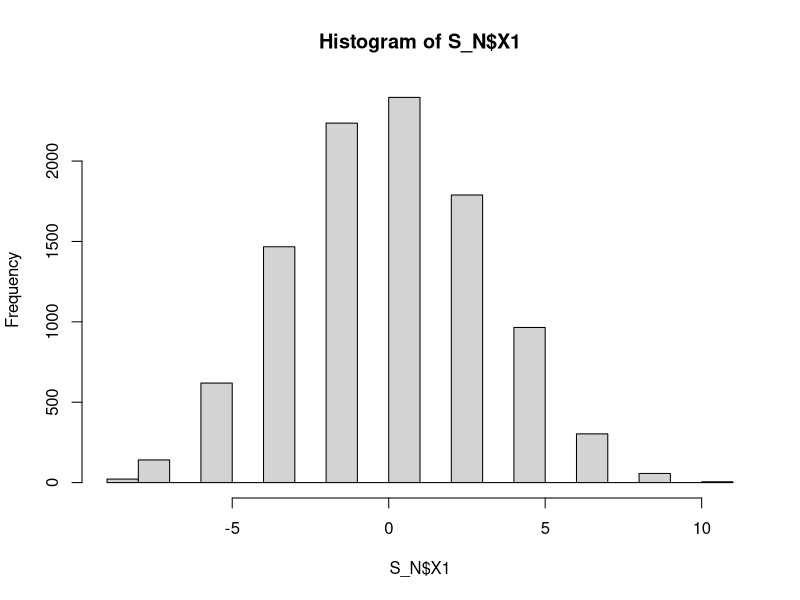
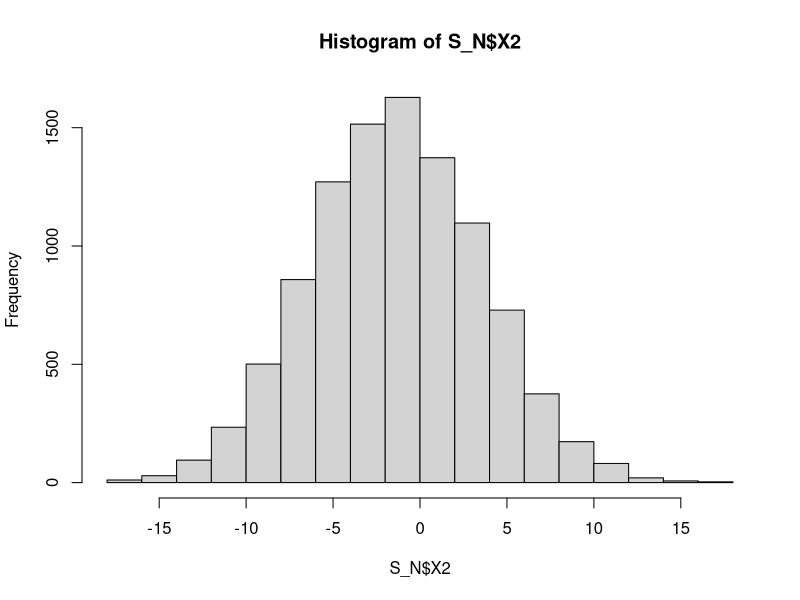
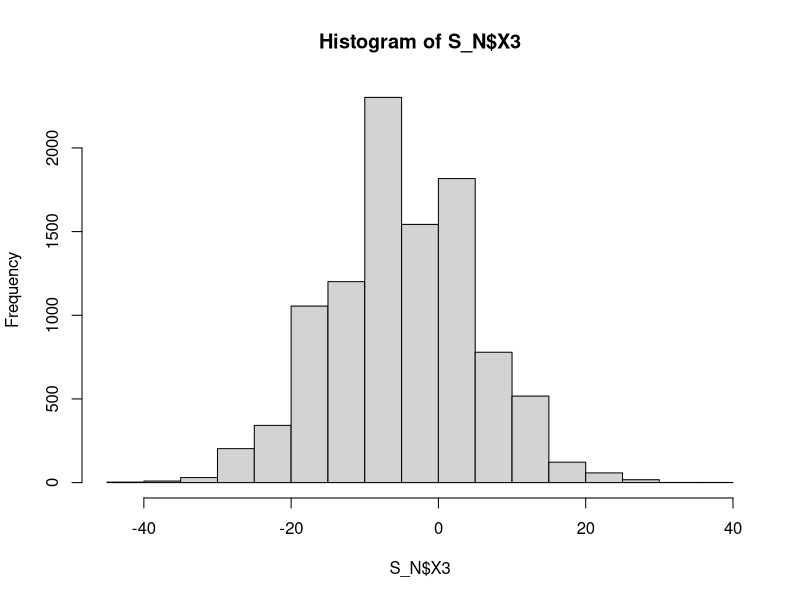
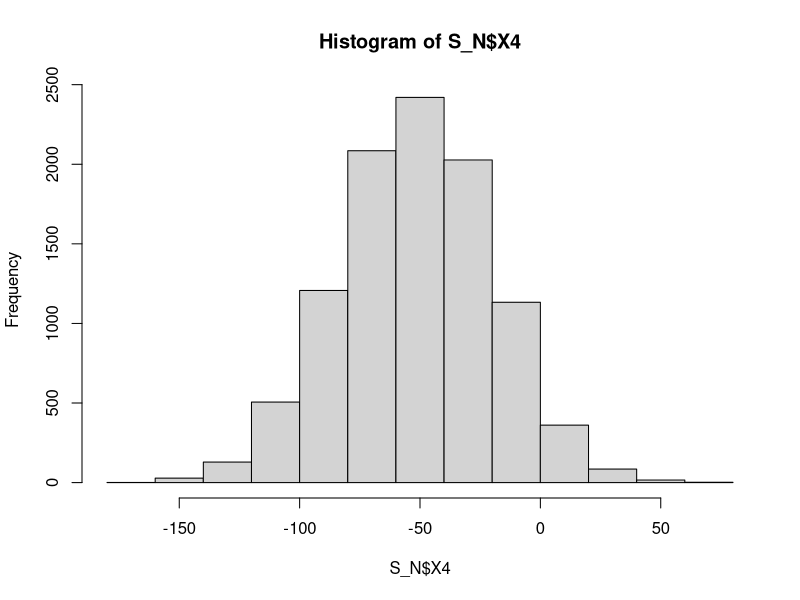
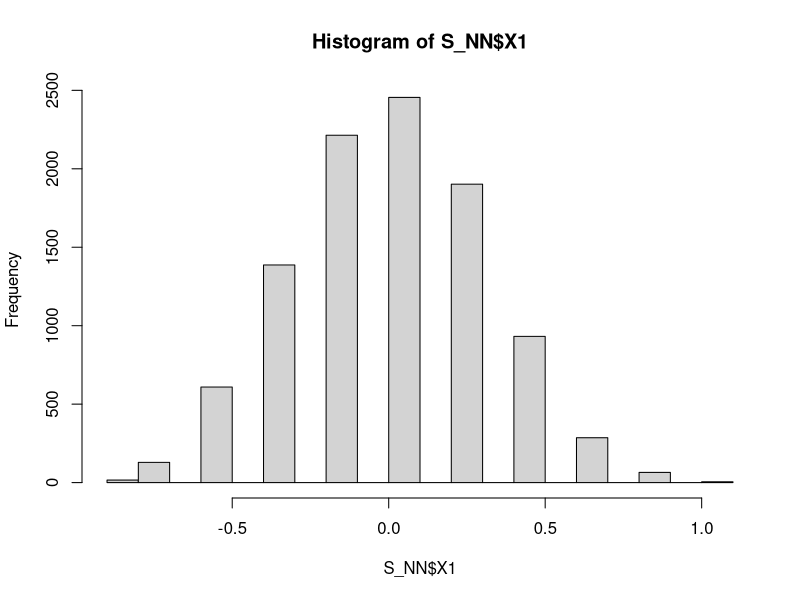
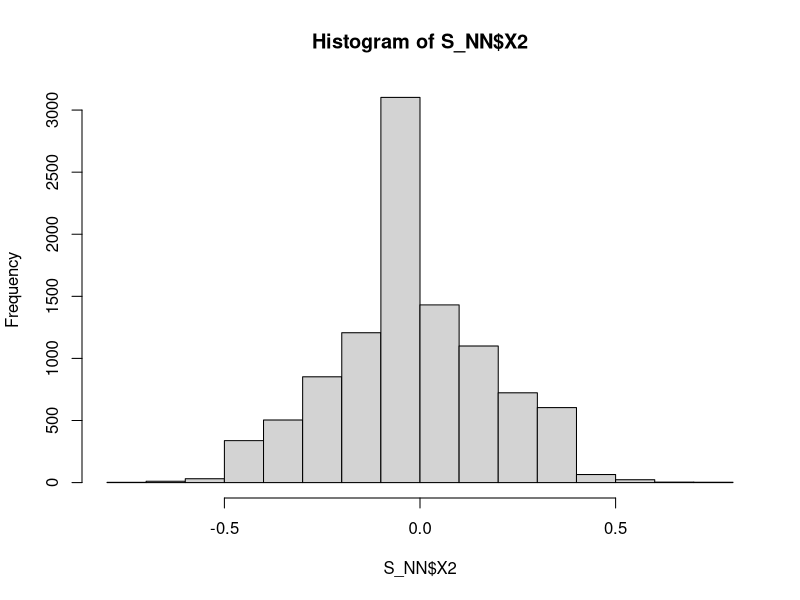
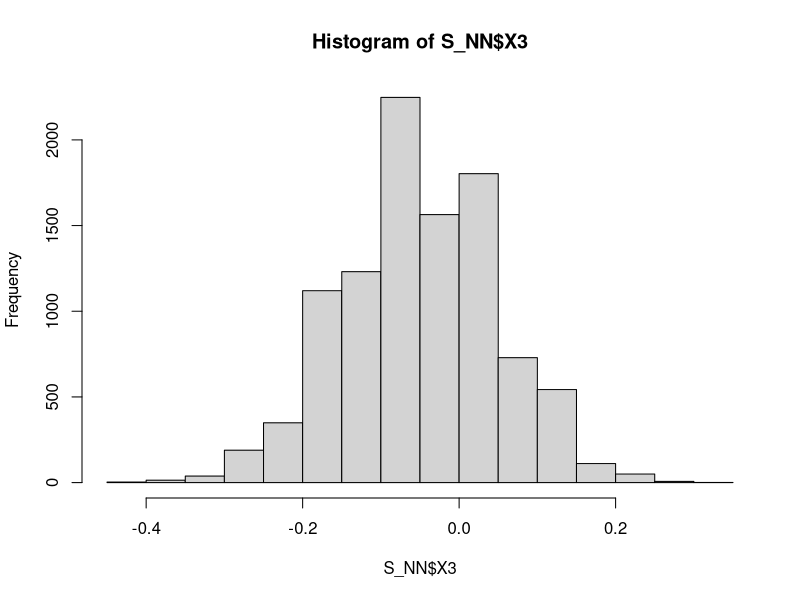
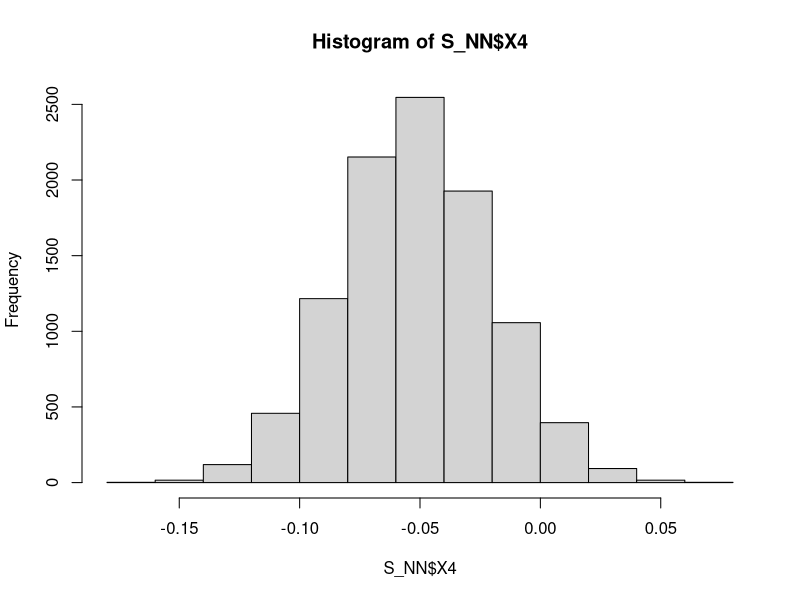

These figures' R source, in order:
## ---- chunk 1
roullete<-rep(c("black","red","green"),times=c(18,18,2))
get_outcome<-function(n){
  spots<-sample(roullete,n,replace=TRUE)
  N=1
  for (i in 1:length(spots)){
  if (spots[i]=="black"){
   N=N+1
  }
  else {
   N=N-1
  }
  }
  return(N)
}
get_outcome(10)
## ---- chunk 2
n<-c(10,25,100,1000)
winning<-function(n){
  replicate(10000, get_outcome(n))
} 
s_n<-sapply(n,winning)
S_N<-data.frame(s_n)
hist(S_N$X1)
hist(S_N$X2)
hist(S_N$X3)
hist(S_N$X4)

average <-function(n){
  replicate(10000, get_outcome(n)/n)
} 
s_nn<-sapply(n,average)
S_NN<-data.frame(s_nn)
hist(S_NN$X1)
hist(S_NN$X2)
hist(S_NN$X3)
hist(S_NN$X4)
## ---- chunk 3
play25<-replicate(10000, get_outcome(25))
tab <- table(play25>0)
prop.table(tab)
## ---- chunk 4
casinoloss<-function(n){
  rep<-replicate(10000, get_outcome(n))
  x<-as.numeric(rep>0)
  mean(x)
} 

casinolossp<-sapply(n,casinoloss)
library("ggplot2")
qplot(x=n,y=casinolossp,geom="point")

## ---- chunk 5
default<-rep(c("no","yes"),times=c(98,2))
loss<-function(n){
  foreclosure<-sample(default,n,replace=TRUE)
  y<-as.numeric(foreclosure=="yes")
  z<-120000*sum(y)
  return(z)
}
loss(1000)

## ---- chunk 6
for_rep<-replicate(10000,loss(1000))
summary(for_rep)
hist(for_rep)

## ---- chunk 7
rate<-(100+120000*0.02)/(180000*0.98)

interest<-function(n){
  foreclosure<-sample(default,n,replace=TRUE)
  x<-as.numeric(foreclosure=="no")
  y<-as.numeric(foreclosure=="yes")
  z=180000*rate*sum(x)-120000*sum(y)
  return(z)
}
interest_rep<-replicate(10000,interest(1000))
mean(interest_rep)


## ---- chunk 8
tab<-table(interest_rep<0)
prop.table(tab)
## ---- chunk 9
qnorm(1000,)
## ---- chunk 10
##your code here
## ---- chunk 11
##your code here
## ---- chunk 12
##your code here
## ---- chunk 13
###your code here
## ---- chunk 14
loan <- 180000
loss_per_foreclosure <- 120000
p2 <- 0.05
interest_rate2 <- 0.05
B <- 10^5
outcomes1 <- replicate(B,{
  sample( c(-loss_per_foreclosure, interest_rate2*loan ), 2, replace=TRUE, prob=c(p2, 1-p2))
})
## ---- chunk 15
sum( outcomes1[1,] < 0 & outcomes1[2,]<0)/sum(outcomes1[1,]<0)
## ---- chunk 16
B <- 10^5
outcomes2 <- replicate(B,{
  add <- sample( c(-0.04,0.04), 1)
  sample( c(-loss_per_foreclosure, interest_rate2*loan ), 2, replace=TRUE, prob=c(p2+add, 1-(p2+add)))
})
## ---- chunk 17
sum( outcomes2[1,] < 0 & outcomes2[2,]<0)/sum(outcomes2[1,]<0)
## ---- chunk 18
###your code here
